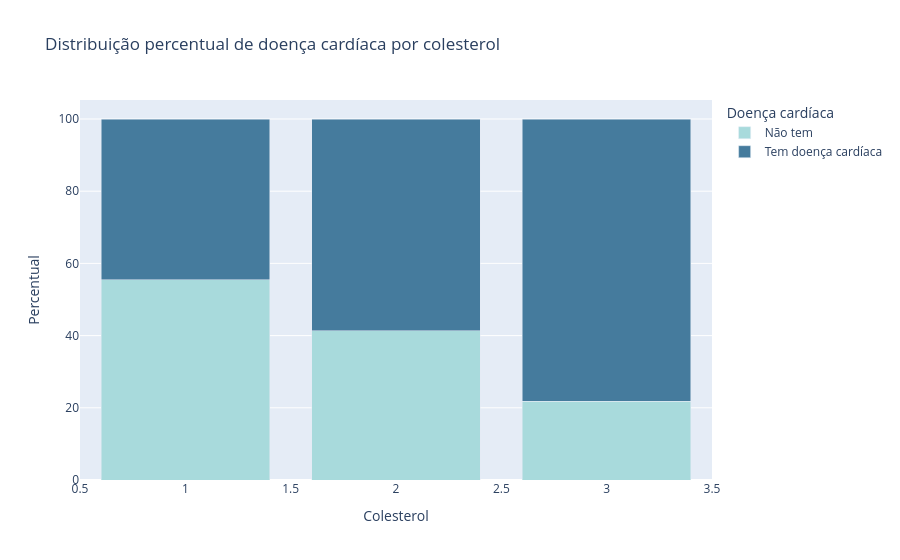

The notebook cell this image was saved under:
### Code cell
base_cholesterol = base.groupby(['cholesterol', 'cardio_disease']).size().reset_index(name='count')

# Ajustando cardio_disease para texto
base_cholesterol['cardio_disease'] = base_cholesterol['cardio_disease'].map({
    0: 'Não tem',
    1: 'Tem doença cardíaca'
})

base_cholesterol['percent'] = base_cholesterol.groupby('cholesterol')['count'].transform(
    lambda x: x / x.sum() * 100
)

fig = px.bar(
    base_cholesterol,
    x='cholesterol',
    y='percent',
    color='cardio_disease',
    barmode='stack',
    title='Distribuição percentual de doença cardíaca por colesterol',
    color_discrete_sequence=['#a8dadc', '#457b9d'],
    labels={
        'cholesterol': 'Colesterol',
        'percent': 'Percentual',
        'cardio_disease': 'Doença cardíaca'
    },
    
)

fig.show()

### Figure 1 — Plotly figure (JSON) as saved in the notebook; plotly's stock layout.template omitted (floating-point values rounded to 4 significant figures)
{"data": [{"hovertemplate": "Doença cardíaca=Não tem<br>Colesterol=%{x}<br>Percentual=%{y}<extra></extra>", "legendgroup": "Não tem", "marker": {"color": "#a8dadc", "pattern": {"shape": ""}}, "name": "Não tem", "orientation": "v", "showlegend": true, "textposition": "auto", "type": "bar", "x": [1, 2, 3], "xaxis": "x", "y": [55.44, 41.3, 21.82], "yaxis": "y"}, {"hovertemplate": "Doença cardíaca=Tem doença cardíaca<br>Colesterol=%{x}<br>Percentual=%{y}<extra></extra>", "legendgroup": "Tem doença cardíaca", "marker": {"color": "#457b9d", "pattern": {"shape": ""}}, "name": "Tem doença cardíaca", "orientation": "v", "showlegend": true, "textposition": "auto", "type": "bar", "x": [1, 2, 3], "xaxis": "x", "y": [44.56, 58.7, 78.18], "yaxis": "y"}], "layout": {"barmode": "stack", "legend": {"title": {"text": "Doença cardíaca"}, "tracegroupgap": 0}, "title": {"text": "Distribuição percentual de doença cardíaca por colesterol"}, "xaxis": {"anchor": "y", "domain": [0, 1], "title": {"text": "Colesterol"}}, "yaxis": {"anchor": "x", "domain": [0, 1], "title": {"text": "Percentual"}}}}
